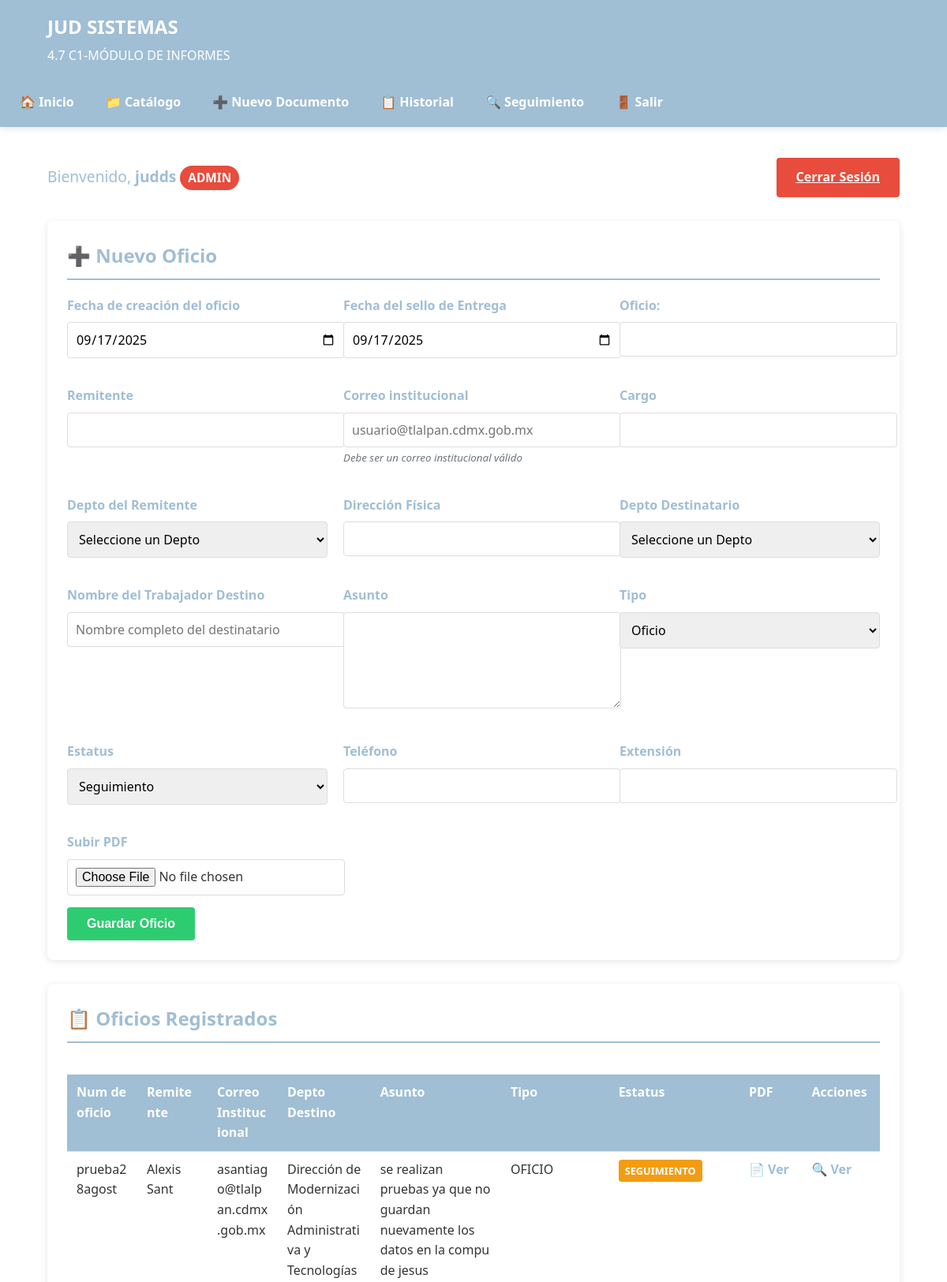
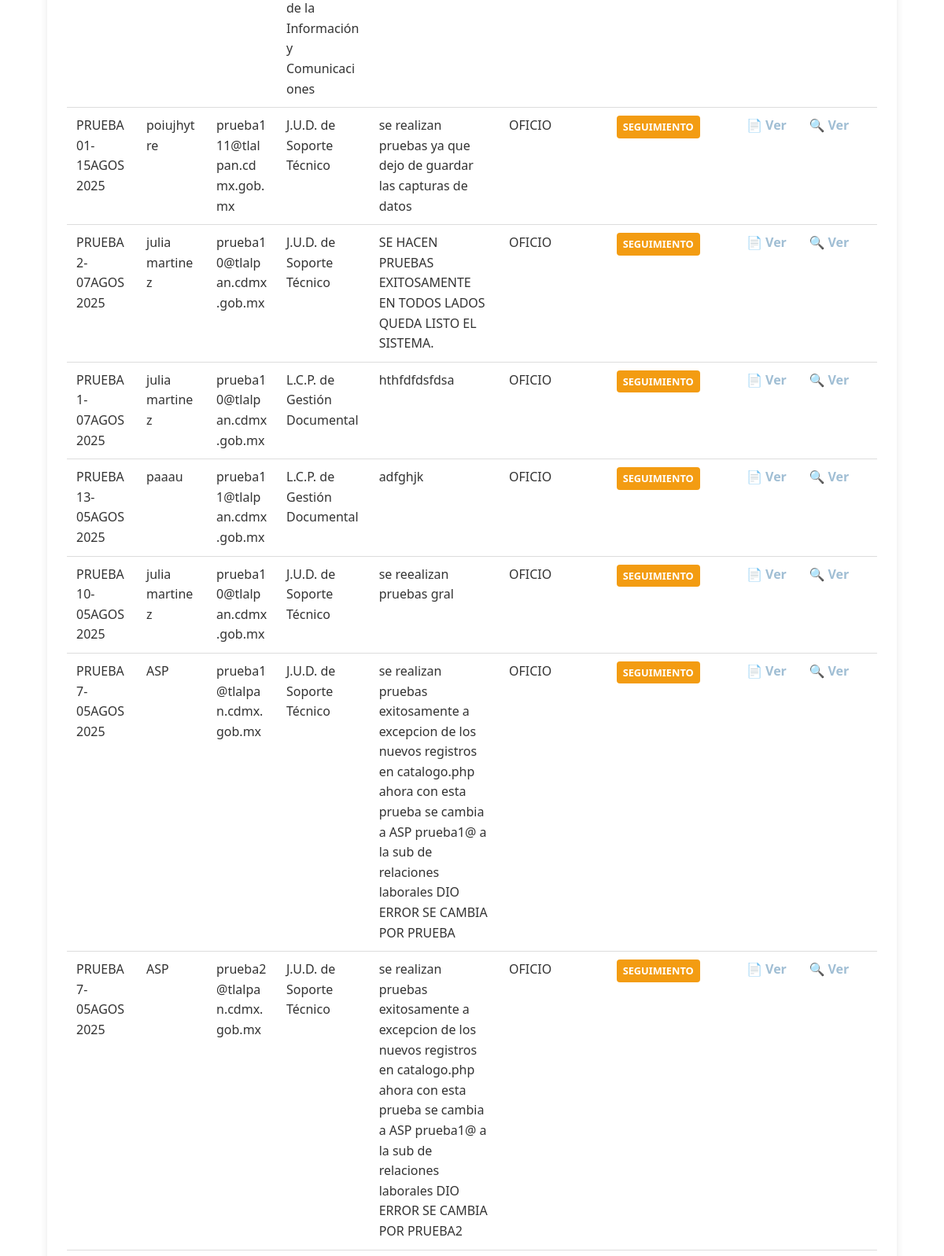
The app's page /index.php (signed in, upper part) with its own data (2 pictures, top to bottom).
### tables this page shows
CREATE TABLE `documentos` (
  `id` int(11) NOT NULL,
  `fecha_creacion` datetime NOT NULL,
  `fecha_entrega` date NOT NULL,
  `fecha_recepcion` date DEFAULT NULL,
  `numero_oficio` varchar(50) NOT NULL,
  `remitente` varchar(100) NOT NULL,
  `cargo_remitente` varchar(100) NOT NULL,
  `depto_remitente` varchar(100) DEFAULT NULL,
  `telefono` varchar(20) DEFAULT NULL,
  `extension` varchar(10) DEFAULT NULL,
  `asunto` text NOT NULL,
  `tipo` enum('OFICIO','TURNO','CIRCULAR','NOTA_INFORMATIVA','CONOCIMIENTO') NOT NULL,
  `estatus` enum('SEGUIMIENTO','ATENDIDO','TURNADO') NOT NULL,
  `pdf_url` varchar(255) NOT NULL,
  `etapa` enum('RECIBIDO','RESPUESTA','ACUSE') DEFAULT 'RECIBIDO',
  `fecha_respuesta` date DEFAULT NULL,
  `destinatario` varchar(255) DEFAULT NULL,
  `usuario_responde` int(11) DEFAULT NULL,
  `usuario_acusa` int(11) DEFAULT NULL,
  `fecha_acuse` date DEFAULT NULL,
  `dire_fisica` varchar(255) DEFAULT NULL,
  `usuario_registra` int(11) DEFAULT NULL,
  `personal_id` int(11) DEFAULT NULL,
  `jud_destino` varchar(100) DEFAULT NULL,
  `numero_empleado` varchar(20) NOT NULL,
  `numero_oficio_usuario` varchar(50) DEFAULT NULL,
  `email_institucional` varchar(100) NOT NULL
);

### index.php (the view, shortened to what this page needs)
<?php
require 'auth_middleware.php';
require 'database.php';
function generarNumeroAutomatico() {
    global $conn;
    $query = "SELECT MAX(CAST(SUBSTRING(numero_empleado, 5) AS UNSIGNED)) as max_num FROM catalogo_personal";
    $result = mysqli_query($conn, $query);
    $row = mysqli_fetch_assoc($result);
    $next_num = ($row['max_num'] ?? 0) + 1;
    return 'EMP-' . str_pad($next_num, 5, '0', STR_PAD_LEFT);
}
$query = "SELECT
    d.id,
    d.numero_oficio AS numero_automatico,
    d.numero_oficio_usuario AS numero_manual,
    COALESCE(d.numero_oficio_usuario, d.numero_oficio) AS numero_oficio_mostrar,
    DATE_FORMAT(d.fecha_creacion, '%d/%m/%Y %H:%i') AS fecha_creacion_format,
    DATE_FORMAT(d.fecha_entrega, '%d/%m/%Y') AS fecha_entrega_format,
    IFNULL(cp.nombre, d.remitente) AS remitente,
    cp.numero_empleado,  -- Se usa siempre el número del catálogo
    COALESCE(d.email_institucional, 'No especificado') AS email_institucional,
    d.jud_destino,
    d.asunto,
    d.tipo,
    d.estatus,
    CONCAT('/SISTEMA_OFICIOS/pdfs/', SUBSTRING_INDEX(d.pdf_url, '/', -1)) AS pdf_url_completo,
    u.username AS registrado_por
FROM documentos d
LEFT JOIN usuarios u ON d.usuario_registra = u.id
LEFT JOIN catalogo_personal cp ON TRIM(LOWER(cp.email_institucional)) = TRIM(LOWER(d.email_institucional))
WHERE d.remitente IS NOT NULL
ORDER BY d.fecha_creacion DESC, d.id DESC
LIMIT 200";
$result = mysqli_query($conn, $query);
?>
<!DOCTYPE html>
<html lang="es">
<head>
</head>
<body>
    <div class="header-container">
    <header class="header">
        <div class="header-content">
            <div class="header-text">
                <h1>JUD SISTEMAS</h1>
                <p>4.7 C1-MÓDULO DE INFORMES</p>
            </div>
        </div>
    </header>
    <nav class="menu">
    </nav>
</div>
    <main class="container">
        <div class="welcome-container">
            <div class="welcome-msg">
                Bienvenido, <strong><?= htmlspecialchars($_SESSION['user']['username']) ?></strong>
                <span class="role-badge"><?= $_SESSION['user']['rol'] ?></span>
            </div>
            <a href="logout.php" class="btn" style="background-color: var(--danger-color);">Cerrar Sesión</a>
        </div>
        <?php if (in_array($_SESSION['user']['rol'], ['SISTEMAS', 'ADMIN', 'CAPTURISTA'])): ?>
        <section class="card">
            <h2 class="card-title">➕ Nuevo Oficio</h2>
            <form action="guardar.php" method="post" enctype="multipart/form-data" id="oficioForm">
                <div class="form-grid">
                    <div class="form-group">
                        <label for="fecha_creacion">Fecha de creación del oficio</label>
                        <input type="date" id="fecha_creacion" name="fecha_creacion" required value="<?= date('Y-m-d') ?>">
                    </div>
                    <div class="form-group">
                        <label for="fecha_entrega">Fecha del sello de Entrega</label>
                        <input type="date" id="fecha_entrega" name="fecha_entrega" required value="<?= date('Y-m-d') ?>">
                    </div>
                    <div class="form-group">
                        <label for="numero_oficio_usuario">Oficio:</label>
                        <input type="text" class="form-control" id="numero_oficio_usuario" name="numero_oficio_usuario" required>
                    </div>
                    <div class="form-group">
                        <label for="remitente">Remitente</label>
                        <input type="text" id="remitente" name="remitente" required>
                    </div>
                    <div class="form-group">
    <label for="email_institucional">Correo institucional</label>
    <input type="email" id="email_institucional" name="email_institucional" required
        placeholder="usuario@tlalpan.cdmx.gob.mx"
        onblur="validarCorreo(this)">
    <small id="emailHelp" class="text-muted">Debe ser un correo institucional válido</small>
</div>
<input type="hidden" name="numero_empleado" id="numero_empleado" value="<?= generarNumeroAutomatico() ?>">
                    <div class="form-group">
                        <label for="cargo_remitente">Cargo</label>
                        <input type="text" id="cargo_remitente" name="cargo_remitente" required>
                    </div>
                    <div class="form-group">
                        <label for="depto_remitente">Depto del Remitente</label>
                        <select id="depto_remitente" name="depto_remitente" required>
                            <option value="">Seleccione un Depto</option>
                        </select>
                    </div>
                    <div class="form-group">
                        <label for="dire_fisica">Dirección Física</label>
                        <input type="text" id="dire_fisica" name="dire_fisica" required>
                    </div>
                    <div class="form-group">
                        <label for="jud_destino">Depto Destinatario</label>
                        <select id="jud_destino" name="jud_destino" required>
                            <option value="">Seleccione un Depto</option>
                        </select>
                    </div>
                    <div class="form-group">
                        <label for="trabajador_destino">Nombre del Trabajador Destino</label>
                        <input type="text" id="trabajador_destino" name="trabajador_destino"
                                placeholder="Nombre completo del destinatario">
                    </div>
                    <div class="form-group">
                        <label for="asunto">Asunto</label>
                        <textarea id="asunto" name="asunto" required></textarea>
                    </div>
                    <div class="form-group">
                        <label for="tipo">Tipo</label>
                        <select id="tipo" name="tipo" required>
                            <option value="OFICIO">Oficio</option>
                        </select>
                    </div>
                    <div class="form-group">
                        <label for="estatus">Estatus</label>
                        <select id="estatus" name="estatus" required>
                            <option value="SEGUIMIENTO">Seguimiento</option>
                        </select>
                    </div>
                    <div class="form-group">
                        <label for="telefono">Teléfono</label>
                        <input type="tel" id="telefono" name="telefono" required>
                    </div>
                    <div class="form-group">
                        <label for="extension">Extensión</label>
                        <input type="text" id="extension" name="extension" pattern="[0-9]{1,5}" title="Solo números, máximo 5 dígitos">
                    </div>
                    <div class="form-group">
                        <label for="pdf_file">Subir PDF</label>
                        <input type="file" id="pdf_file" name="pdf_file" accept=".pdf" required>
                    </div>
                </div>
                <button type="submit" class="btn">Guardar Oficio</button>
            </form>
        </section>
        <?php endif; ?>
        <section class="card">
            <h2 class="card-title">📋 Oficios Registrados</h2>
            <div class="table-container">
                <table>
                    <thead>
                        <tr>
                            <th>Num de oficio</th>
                            <th>Remitente</th>
                            <th>Correo Institucional</th>
                            <th>Depto Destino</th>
                            <th>Asunto</th>
                            <th>Tipo</th>
                            <th>Estatus</th>
                            <th>PDF</th>
                            <th>Acciones</th>
                        </tr>
                    </thead>
                    <tbody>
    <?php while ($row = mysqli_fetch_assoc($result)): ?>
    <tr>
        <td><?= htmlspecialchars($row['numero_oficio_mostrar'] ?? 'N/A') ?></td>
        <td><?= htmlspecialchars($row['remitente']) ?></td>
        <td><?= htmlspecialchars($row['email_institucional']) ?></td>
        <td><?= htmlspecialchars($row['jud_destino']) ?></td>
        <td><?= htmlspecialchars($row['asunto']) ?></td>
        <td><?= htmlspecialchars($row['tipo']) ?></td>
                            <td>
                                <span class="estatus-badge" style="background-color: <?=
                                    $row['estatus'] === 'ATENDIDO' ? '#2ecc71' :
                                    ($row['estatus'] === 'TURNADO' ? '#3498db' : '#f39c12')
                                ?>;">
                                    <?= htmlspecialchars($row['estatus']) ?>
                                </span>
                            </td>
                            <td>
                                <?php if (!empty($row['pdf_url_completo'])): ?>
                                    <a href="<?= htmlspecialchars($row['pdf_url_completo']) ?>"
                                        target="_blank"
                                        class="action-link"
                                        title="Ver documento PDF">
                                        📄 Ver
                                    </a>
                                <?php else: ?>
                                    <span class="text-muted">No disponible</span>
                                <?php endif; ?>
                            </td>
                            <td>
                                <?php if ($_SESSION['user']['rol'] === 'SISTEMAS'): ?>
                                    <a href="editar.php?id=<?= $row['id'] ?>"
                                        class="action-link"
                                        title="Editar oficio">
                                        ✏️ Editar
                                    </a>
                                    <a href="eliminar.php?id=<?= $row['id'] ?>"
                                        class="action-link delete-link"
                                        title="Eliminar oficio"
                                        onclick="return confirm('¿Estás seguro de eliminar este oficio?')">
                                        🗑️ Eliminar
                                    </a>
                                <?php else: ?>
                                    <a href="detalle.php?id=<?= $row['id'] ?>"
                                        class="action-link"
                                        title="Ver detalles">
                                        🔍 Ver
                                    </a>
                                <?php endif; ?>
                            </td>
                        </tr>
                        <?php endwhile; ?>
                    </tbody>
                </table>
            </div>
        </section>
    </main>

### index.php (style rules this page uses)
:root { --primary-color: #a0bed4; --secondary-color: #2ecc71; --danger-color: #e74c3c; --dark-color: #a0bed4; --light-color: #f9f9f9; }
body { font-family: 'Segoe UI', Tahoma, Geneva, Verdana, sans-serif; margin: 0; padding: 0; line-height: 1.6; color: #333; padding-top: 180px; }
.header-container { position: fixed; top: 0; left: 0; width: 100%; z-index: 1000; background-color: white; box-shadow: 0 2px 10px rgba(0, 0, 0, 0.1); }
.header { background-color: var(--dark-color); color: white; padding: 15px 0; }
.header-content { width: 90%; max-width: 1200px; margin: 0 auto; display: flex; align-items: center; gap: 20px; }
.header-text h1 { margin: 0; font-size: 1.5em; }
.header-text p { margin: 5px 0 0; font-size: 1em; font-weight: 500; }
.menu { background-color: var(--dark-color); padding: 10px; display: flex; flex-wrap: wrap; gap: 10px; }
.container { width: 90%; max-width: 1200px; margin: 0 auto; padding: 20px 0; }
.welcome-container { display: flex; justify-content: space-between; align-items: center; margin-bottom: 30px; }
.welcome-msg { font-size: 1.2em; color: var(--dark-color); }
.role-badge { background-color: var(--danger-color); color: white; padding: 5px 10px; border-radius: 20px; font-size: 0.8em; font-weight: bold; }
.card { background-color: white; border-radius: 8px; box-shadow: 0 2px 10px rgba(0, 0, 0, 0.1); padding: 25px; margin-bottom: 30px; }
.card-title { color: var(--dark-color); margin-top: 0; border-bottom: 2px solid var(--primary-color); padding-bottom: 10px; }
.form-grid { display: grid; grid-template-columns: repeat(auto-fit, minmax(300px, 1fr)); gap: 20px; }
.form-group { margin-bottom: 15px; }
label { display: block; margin-bottom: 8px; font-weight: 600; color: var(--dark-color); }
input, select, textarea { width: 100%; padding: 10px; border: 1px solid #ddd; border-radius: 4px; font-family: inherit; font-size: 1em; }
textarea { min-height: 100px; resize: vertical; }
.btn { display: inline-block; background-color: var(--secondary-color); color: white; padding: 12px 25px; border: none; border-radius: 4px; cursor: pointer; font-size: 1em; font-weight: 600; transition: background-color 0.3s; }
.table-container { width: 100%; overflow-x: auto; }
table { width: 100%; border-collapse: collapse; margin-top: 20px; table-layout: fixed; }
th, td { padding: 10px 12px; text-align: left; border-bottom: 1px solid #ddd; vertical-align: top; word-wrap: break-word; }
th { background-color: var(--primary-color); color: white; font-weight: 600; position: sticky; top: 0; }
td:nth-child(1), th:nth-child(1) { width: 7%; }
td:nth-child(2), th:nth-child(2) { width: 7%; }
td:nth-child(3), th:nth-child(3) { width: 7%; }
td:nth-child(4), th:nth-child(4) { width: 10%; }
td:nth-child(5), th:nth-child(5) { width: 15%; }
td:nth-child(6), th:nth-child(6) { width: 12%; }
td:nth-child(7), th:nth-child(7) { width: 15%; }
td:nth-child(8), th:nth-child(8) { width: 6%; }
td:nth-child(9), th:nth-child(9) { width: 8%; }
.action-link { color: var(--primary-color); text-decoration: none; margin-right: 8px; font-weight: 600; white-space: nowrap; display: inline-block; }
.estatus-badge { display: inline-block; padding: 4px 8px; border-radius: 4px; font-size: 0.8em; font-weight: 600; color: white; text-align: center; min-width: 80px; }
.text-muted { color: #6c757d; font-style: italic; }
@media (max-width: 1200px) { td:nth-child(5), th:nth-child(5) { width: 15%; } }

### records on screen
documentos: numero_oficio_mostrar "prueba28agost", remitente "Alexis Sant", email_institucional "asantiago@tlalpan.cdmx.gob.mx", jud_destino "Dirección de Modernización Administrativa y Tecnologías de la Información y Comunicaciones", asunto "se realizan pruebas ya que no guardan nuevamente los datos en la compu de jesus", tipo "OFICIO", estatus "SEGUIMIENTO"
documentos: numero_oficio_mostrar "PRUEBA01-15AGOS2025", remitente "poiujhytre", email_institucional "prueba111@tlalpan.cdmx.gob.mx", jud_destino "J.U.D. de Soporte Técnico", asunto "se realizan pruebas ya que dejo de guardar las capturas de datos", tipo "OFICIO", estatus "SEGUIMIENTO"
documentos: numero_oficio_mostrar "PRUEBA2-07AGOS2025", remitente "julia martinez", email_institucional "prueba10@tlalpan.cdmx.gob.mx", jud_destino "J.U.D. de Soporte Técnico", asunto "SE HACEN PRUEBAS EXITOSAMENTE EN TODOS LADOS QUEDA LISTO EL SISTEMA.", tipo "OFICIO", estatus "SEGUIMIENTO"
documentos: numero_oficio_mostrar "PRUEBA1-07AGOS2025", remitente "julia martinez", email_institucional "prueba10@tlalpan.cdmx.gob.mx", jud_destino "L.C.P. de Gestión Documental", asunto "hthfdfdsfdsa", tipo "OFICIO", estatus "SEGUIMIENTO"
documentos: numero_oficio_mostrar "PRUEBA13-05AGOS2025", remitente "paaau", email_institucional "prueba11@tlalpan.cdmx.gob.mx", jud_destino "L.C.P. de Gestión Documental", asunto "adfghjk", tipo "OFICIO", estatus "SEGUIMIENTO"
documentos: numero_oficio_mostrar "PRUEBA10-05AGOS2025", remitente "julia martinez", email_institucional "prueba10@tlalpan.cdmx.gob.mx", jud_destino "J.U.D. de Soporte Técnico", asunto "se reealizan pruebas gral", tipo "OFICIO", estatus "SEGUIMIENTO"
documentos: numero_oficio_mostrar "PRUEBA7-05AGOS2025", remitente "ASP", email_institucional "prueba1@tlalpan.cdmx.gob.mx", jud_destino "J.U.D. de Soporte Técnico", asunto "se realizan pruebas exitosamente a excepcion de los nuevos registros en catalogo.php ahora con esta prueba se cambia a ASP prueba1@ a la sub de relaciones laborales DIO ERROR SE CAMBIA POR PRUEBA", tipo "OFICIO", estatus "SEGUIMIENTO"
documentos: numero_oficio_mostrar "PRUEBA7-05AGOS2025", remitente "ASP", email_institucional "prueba2@tlalpan.cdmx.gob.mx", jud_destino "J.U.D. de Soporte Técnico", asunto "se realizan pruebas exitosamente a excepcion de los nuevos registros en catalogo.php ahora con esta prueba se cambia a ASP prueba1@ a la sub de relaciones laborales DIO ERROR SE CAMBIA POR PRUEBA2", tipo "OFICIO", estatus "SEGUIMIENTO"

### other values on screen
$icono "🏠"
$item['texto'] "Inicio"
$icono "📁"
$item['texto'] "Catálogo"
$icono "➕"
$item['texto'] "Nuevo Documento"
$icono "📋"
$item['texto'] "Historial"
$icono "🔍"
$item['texto'] "Seguimiento"
$icono "🚪"
$item['texto'] "Salir"
$_SESSION['user']['username'] "judds"
$_SESSION['user']['rol'] "ADMIN"
